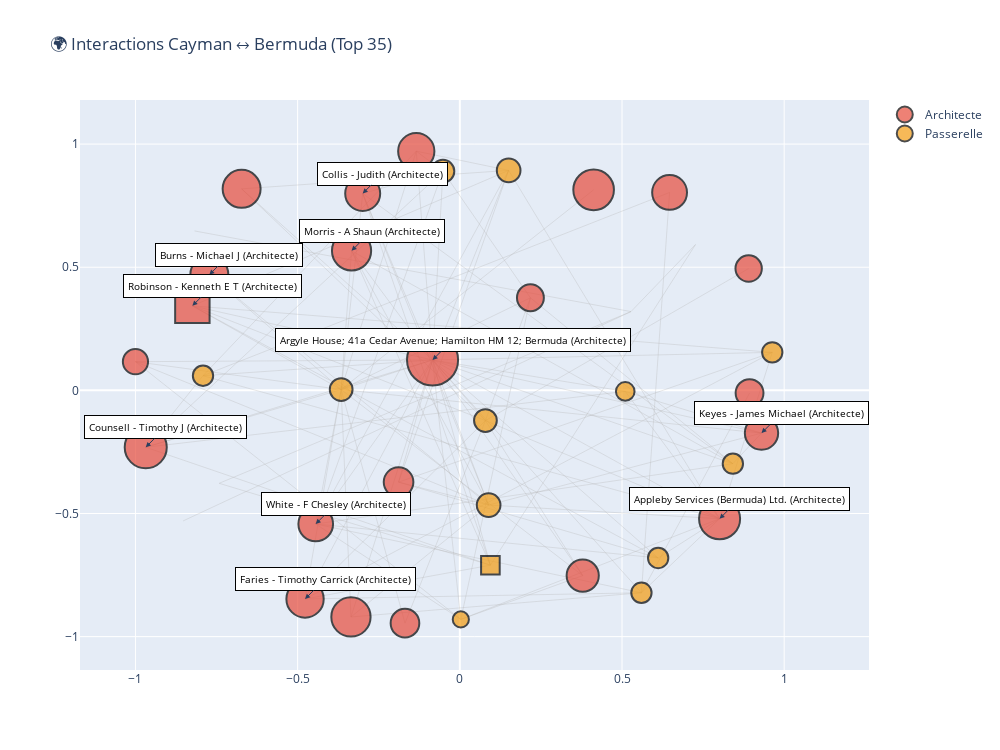

Notebook cell for this chart:
### Markdown cell above
ENTITÉS CAYMAN vs HUB BERMUDA

### Code cell
import networkx as nx
import plotly.graph_objects as go
import numpy as np

# =====================================================
# 1️⃣ Filtrer nœuds Cayman
# =====================================================
cayman_df = df[df['jurisdiction_description'].str.contains('Cayman', na=False)].copy()
cayman_ids = set(cayman_df['id'])

# Inclure les hubs principaux (Top 35 Architectes & Passerelles)
hub_ids = set(top35[top35['typologie'].isin(['Architecte','Passerelle'])]['id'])
G_cayman = G.subgraph(cayman_ids.union(hub_ids)).copy()

print(f"Graphe Cayman ↔ Bermuda : {len(G_cayman.nodes())} nœuds, {len(G_cayman.edges())} arêtes")

# =====================================================
# 2️⃣ Layout
# =====================================================
pos_cayman = nx.spring_layout(G_cayman, k=2, iterations=50, seed=42)

# =====================================================
# 3️⃣ Arêtes
# =====================================================
edge_x, edge_y = [], []
for u, v in G_cayman.edges():
    x0, y0 = pos_cayman[u]
    x1, y1 = pos_cayman[v]
    edge_x.extend([x0, x1, None])
    edge_y.extend([y0, y1, None])

edge_trace = go.Scatter(
    x=edge_x, y=edge_y,
    line=dict(width=0.8,color='rgba(180,180,180,0.4)'),
    hoverinfo='none',
    mode='lines',
    showlegend=False
)

# =====================================================
# 4️⃣ Nœuds avec forme selon Cayman / Bermuda
# =====================================================
node_traces = []
for typ in ['Architecte','Passerelle','Satellite','Intermédiaire secondaire']:
    subset = top35[top35['typologie']==typ]
    subset = subset[subset['id'].isin(G_cayman.nodes())]
    if subset.empty:
        continue
    node_x, node_y, sizes, colors, symbols, hover_texts = [], [], [], [], [], []
    for _, row in subset.iterrows():
        nid = row['id']
        x, y = pos_cayman[nid]
        node_x.append(x)
        node_y.append(y)
        sizes.append(12 + np.log1p(row['degree'])*6)
        colors.append(TYPO_COLORS.get(row['typologie'],"#7f8c8d"))
        # Différencier Cayman et Bermuda par la forme
        symbols.append('square' if 'Cayman' in row['jurisdiction_description'] else 'circle')
        hover_texts.append(
            f"<b>{row['name']}</b><br>Type: {row['node_type']}<br>"
            f"Typologie: {row['typologie']}<br>Pays: {row['jurisdiction_description']}<br>"
            f"Degré: {row['degree']} | Betweenness: {row['betweenness']:.4f}"
        )
    node_traces.append(go.Scatter(
        x=node_x, y=node_y,
        mode='markers',
        marker=dict(size=sizes, color=colors, symbol=symbols, line=dict(width=2,color='#000')),
        text=hover_texts,
        hoverinfo='text',
        name=typ
    ))

# =====================================================
# 5️⃣ Figure
# =====================================================
fig_cayman = go.Figure(data=[edge_trace]+node_traces)
fig_cayman.update_layout(
    title="🌍 Interactions Cayman ↔ Bermuda (Top 35)",
    width=1000, height=750, showlegend=True
)

# =====================================================
# 6️⃣ Ajouter annotations pour les top nodes avec fond blanc
# =====================================================
top_nodes = top35[top35['id'].isin(G_cayman.nodes())].nlargest(10, 'betweenness')
annotations = []
for _, row in top_nodes.iterrows():
    nid = row['id']
    x, y = pos_cayman[nid]
    annotations.append(dict(
        x=x,
        y=y,
        xref="x",
        yref="y",
        text=f"{row['name']} ({row['typologie']})",
        showarrow=True,
        arrowhead=2,
        ax=20,
        ay=-20,
        font=dict(size=10, color="#000"),
        bgcolor="white",       # fond blanc
        bordercolor="#000",    # contour noir
        borderwidth=1,
        borderpad=4
    ))

fig_cayman.update_layout(annotations=annotations)

fig_cayman.show()

### Figure 1 — Plotly figure (JSON) as saved in the notebook; plotly's stock layout.template omitted (floating-point values rounded to 4 significant figures; data arrays with more than 128 entries replaced by an {"elided": "..."} marker saying what was removed)
{"data": [{"hoverinfo": "none", "line": {"color": "rgba(180,180,180,0.4)", "width": 0.8}, "mode": "lines", "showlegend": false, "type": "scatter", "x": {"elided": "330 float values"}, "y": {"elided": "330 float values"}}, {"hoverinfo": "text", "marker": {"color": ["#e74c3c", "#e74c3c", "#e74c3c", "#e74c3c", "#e74c3c", "#e74c3c", "#e74c3c", "#e74c3c", "#e74c3c", "#e74c3c", "#e74c3c", "#e74c3c", "#e74c3c", "#e74c3c", "#e74c3c", "#e74c3c", "#e74c3c", "#e74c3c", "#e74c3c", "#e74c3c", "#e74c3c", "#e74c3c"], "line": {"color": "#000", "width": 2}, "size": [51.07, 41.07, 37.98, 37.32, 42.06, 34.71, 34.43, 34.97, 39.2, 33.33, 36.26, 39.26, 37.98, 32.2, 34.84, 26.91, 29.67, 27.83, 28.64, 25.18, 26.39, 40.62], "symbol": ["circle", "circle", "circle", "circle", "circle", "circle", "square", "circle", "circle", "circle", "circle", "circle", "circle", "circle", "circle", "circle", "circle", "circle", "circle", "circle", "circle", "circle"]}, "mode": "markers", "name": "Architecte", "text": ["<b>Argyle House; 41a Cedar Avenue; Hamilton HM 12; Bermuda</b><br>Type: Address<br>Typologie: Architecte<br>Pays: Bermuda<br>Degré: 672.0 | Betweenness: 41287.1221", "<b>Appleby Services (Bermuda) Ltd.</b><br>Type: Intermediary<br>Typologie: Architecte<br>Pays: Bermuda<br>Degré: 126.0 | Betweenness: 41032.3032", "<b>Burns - Michael J</b><br>Type: Officer<br>Typologie: Architecte<br>Pays: Bermuda;British Virgin Islands;Canada<br>Degré: 75.0 | Betweenness: 12041.2640", "<b>Faries - Timothy Carrick</b><br>Type: Officer<br>Typologie: Architecte<br>Pays: Bermuda;United Kingdom<br>Degré: 67.0 | Betweenness: 11718.0105", "<b>Counsell - Timothy J</b><br>Type: Officer<br>Typologie: Architecte<br>Pays: Bermuda;United Kingdom;United States<br>Degré: 149.0 | Betweenness: 11427.1052", "<b>White - F Chesley</b><br>Type: Officer<br>Typologie: Architecte<br>Pays: Bermuda;United Kingdom<br>Degré: 43.0 | Betweenness: 9010.6996", "<b>Robinson - Kenneth E T</b><br>Type: Officer<br>Typologie: Architecte<br>Pays: Bermuda;Cayman Islands;United Kingdom;United States<br>Degré: 41.0 | Betweenness: 7701.7083", "<b>Collis - Judith</b><br>Type: Officer<br>Typologie: Architecte<br>Pays: Bermuda;United Kingdom<br>Degré: 45.0 | Betweenness: 7242.3661", "<b>Morris - A Shaun</b><br>Type: Officer<br>Typologie: Architecte<br>Pays: Bermuda;United Kingdom;United States<br>Degré: 92.0 | Betweenness: 5671.0577", "<b>Keyes - James Michael</b><br>Type: Officer<br>Typologie: Architecte<br>Pays: Bermuda;United Kingdom<br>Degré: 34.0 | Betweenness: 5038.2278", "<b>Jones - Michael</b><br>Type: Officer<br>Typologie: Architecte<br>Pays: Bermuda;United Kingdom;United States<br>Degré: 56.0 | Betweenness: 4991.1263", "<b>Lines - David R</b><br>Type: Officer<br>Typologie: Architecte<br>Pays: Australia;Bermuda;United States<br>Degré: 93.0 | Betweenness: 4730.3378", "<b>Bossin - Alan Irving</b><br>Type: Officer<br>Typologie: Architecte<br>Pays: Bermuda;Canada<br>Degré: 75.0 | Betweenness: 4425.2341", "<b>Adderley - Donald Bradfield</b><br>Type: Officer<br>Typologie: Architecte<br>Pays: Bermuda;United Kingdom<br>Degré: 28.0 | Betweenness: 3483.0851", "<b>KPMG - Bermuda</b><br>Type: Officer<br>Typologie: Architecte<br>Pays: Bermuda<br>Degré: 44.0 | Betweenness: 3172.1373", "<b>Bubenzer - Peter - Bermuda</b><br>Type: Officer<br>Typologie: Architecte<br>Pays: Bermuda;United Kingdom<br>Degré: 11.0 | Betweenness: 3169.6760", "<b>Richardson-Augustus - Tammy L</b><br>Type: Officer<br>Typologie: Architecte<br>Pays: Bermuda;United Kingdom;United States<br>Degré: 18.0 | Betweenness: 2803.9541", "<b>Deloitte & Touche Ltd. - Bermuda</b><br>Type: Officer<br>Typologie: Architecte<br>Pays: Bermuda<br>Degré: 13.0 | Betweenness: 2737.4716", "<b>Cabral - Warren Wilton</b><br>Type: Officer<br>Typologie: Architecte<br>Pays: Bermuda;Switzerland;United Kingdom<br>Degré: 15.0 | Betweenness: 2665.5272", "<b>Spurling - Richard D</b><br>Type: Officer<br>Typologie: Architecte<br>Pays: Bermuda<br>Degré: 8.0 | Betweenness: 2610.2712", "<b>PricewaterhouseCoopers - Bermuda</b><br>Type: Officer<br>Typologie: Architecte<br>Pays: Bermuda<br>Degré: 10.0 | Betweenness: 2389.6500", "<b>Ernst & Young Ltd.</b><br>Type: Officer<br>Typologie: Architecte<br>Pays: Bermuda<br>Degré: 117.0 | Betweenness: 1378.8315"], "type": "scatter", "x": [-0.08408, 0.8008, -0.7722, -0.4772, -0.9683, -0.4443, -0.8245, -0.2994, -0.3338, 0.9301, -0.1343, -0.3357, -0.6727, 0.3789, 0.6467, 0.2177, -0.1888, 0.8932, -0.1691, -1, 0.8905, 0.4125], "y": [0.1235, -0.5212, 0.4696, -0.847, -0.231, -0.5426, 0.3431, 0.7994, 0.5667, -0.1736, 0.9713, -0.9201, 0.8183, -0.7521, 0.8037, 0.3758, -0.3725, -0.01101, -0.9453, 0.1165, 0.4947, 0.8143]}, {"hoverinfo": "text", "marker": {"color": ["#f39c12", "#f39c12", "#f39c12", "#f39c12", "#f39c12", "#f39c12", "#f39c12", "#f39c12", "#f39c12", "#f39c12", "#f39c12", "#f39c12", "#f39c12"], "line": {"color": "#000", "width": 2}, "size": [23.68, 18.59, 22.75, 22.75, 20.32, 18.59, 20.32, 20.32, 23.68, 16.16, 20.32, 22.75, 20.32], "symbol": ["circle", "circle", "circle", "circle", "circle", "square", "circle", "circle", "circle", "circle", "circle", "circle", "circle"]}, "mode": "markers", "name": "Passerelle", "text": ["<b>CORONA LTD.</b><br>Type: Entity<br>Typologie: Passerelle<br>Pays: Bermuda<br>Degré: 6.0 | Betweenness: 1875.5201", "<b>Kowo Limited</b><br>Type: Entity<br>Typologie: Passerelle<br>Pays: Bermuda<br>Degré: 2.0 | Betweenness: 1674.1062", "<b>LION CORPORATION LIMITED</b><br>Type: Entity<br>Typologie: Passerelle<br>Pays: Bermuda<br>Degré: 5.0 | Betweenness: 1542.3517", "<b>Olivewood Limited</b><br>Type: Entity<br>Typologie: Passerelle<br>Pays: Bermuda<br>Degré: 5.0 | Betweenness: 1445.4651", "<b>SOLVEST, LTD.</b><br>Type: Entity<br>Typologie: Passerelle<br>Pays: Bermuda<br>Degré: 3.0 | Betweenness: 1428.2721", "<b>Aberystwyth Limited</b><br>Type: Entity<br>Typologie: Passerelle<br>Pays: Cayman Islands<br>Degré: 2.0 | Betweenness: 1356.7657", "<b>WOODBRIDGE COMPANY LIMITED</b><br>Type: Entity<br>Typologie: Passerelle<br>Pays: Bermuda<br>Degré: 3.0 | Betweenness: 827.2414", "<b>KINGSTON ASSOCIATES, LTD.</b><br>Type: Entity<br>Typologie: Passerelle<br>Pays: Bermuda<br>Degré: 3.0 | Betweenness: 802.8221", "<b>Tholu Limited</b><br>Type: Entity<br>Typologie: Passerelle<br>Pays: Bermuda<br>Degré: 6.0 | Betweenness: 710.7070", "<b>A.A. LTD.</b><br>Type: Entity<br>Typologie: Passerelle<br>Pays: Bermuda<br>Degré: 1.0 | Betweenness: 672.1040", "<b>THL Ltd.</b><br>Type: Entity<br>Typologie: Passerelle<br>Pays: Bermuda<br>Degré: 3.0 | Betweenness: 665.7568", "<b>Pure Products Limited</b><br>Type: Entity<br>Typologie: Passerelle<br>Pays: Bermuda<br>Degré: 5.0 | Betweenness: 647.7961", "<b>Children's Hospital Integrated Risk Protective Limited</b><br>Type: Entity<br>Typologie: Passerelle<br>Pays: Bermuda<br>Degré: 3.0 | Betweenness: 637.8345"], "type": "scatter", "x": [0.1506, 0.51, 0.07896, -0.3658, 0.9633, 0.09428, 0.8418, 0.6115, 0.08883, 0.003087, -0.7917, -0.05209, 0.5599], "y": [0.8933, -0.004211, -0.1228, 0.003309, 0.1544, -0.7099, -0.2978, -0.6806, -0.4657, -0.93, 0.05946, 0.8898, -0.8219]}], "layout": {"annotations": [{"arrowhead": 2, "ax": 20, "ay": -20, "bgcolor": "white", "bordercolor": "#000", "borderpad": 4, "borderwidth": 1, "font": {"color": "#000", "size": 10}, "showarrow": true, "text": "Argyle House; 41a Cedar Avenue; Hamilton HM 12; Bermuda (Architecte)", "x": -0.08408, "xref": "x", "y": 0.1235, "yref": "y"}, {"arrowhead": 2, "ax": 20, "ay": -20, "bgcolor": "white", "bordercolor": "#000", "borderpad": 4, "borderwidth": 1, "font": {"color": "#000", "size": 10}, "showarrow": true, "text": "Appleby Services (Bermuda) Ltd. (Architecte)", "x": 0.8008, "xref": "x", "y": -0.5212, "yref": "y"}, {"arrowhead": 2, "ax": 20, "ay": -20, "bgcolor": "white", "bordercolor": "#000", "borderpad": 4, "borderwidth": 1, "font": {"color": "#000", "size": 10}, "showarrow": true, "text": "Burns - Michael J (Architecte)", "x": -0.7722, "xref": "x", "y": 0.4696, "yref": "y"}, {"arrowhead": 2, "ax": 20, "ay": -20, "bgcolor": "white", "bordercolor": "#000", "borderpad": 4, "borderwidth": 1, "font": {"color": "#000", "size": 10}, "showarrow": true, "text": "Faries - Timothy Carrick (Architecte)", "x": -0.4772, "xref": "x", "y": -0.847, "yref": "y"}, {"arrowhead": 2, "ax": 20, "ay": -20, "bgcolor": "white", "bordercolor": "#000", "borderpad": 4, "borderwidth": 1, "font": {"color": "#000", "size": 10}, "showarrow": true, "text": "Counsell - Timothy J (Architecte)", "x": -0.9683, "xref": "x", "y": -0.231, "yref": "y"}, {"arrowhead": 2, "ax": 20, "ay": -20, "bgcolor": "white", "bordercolor": "#000", "borderpad": 4, "borderwidth": 1, "font": {"color": "#000", "size": 10}, "showarrow": true, "text": "White - F Chesley (Architecte)", "x": -0.4443, "xref": "x", "y": -0.5426, "yref": "y"}, {"arrowhead": 2, "ax": 20, "ay": -20, "bgcolor": "white", "bordercolor": "#000", "borderpad": 4, "borderwidth": 1, "font": {"color": "#000", "size": 10}, "showarrow": true, "text": "Robinson - Kenneth E T (Architecte)", "x": -0.8245, "xref": "x", "y": 0.3431, "yref": "y"}, {"arrowhead": 2, "ax": 20, "ay": -20, "bgcolor": "white", "bordercolor": "#000", "borderpad": 4, "borderwidth": 1, "font": {"color": "#000", "size": 10}, "showarrow": true, "text": "Collis - Judith (Architecte)", "x": -0.2994, "xref": "x", "y": 0.7994, "yref": "y"}, {"arrowhead": 2, "ax": 20, "ay": -20, "bgcolor": "white", "bordercolor": "#000", "borderpad": 4, "borderwidth": 1, "font": {"color": "#000", "size": 10}, "showarrow": true, "text": "Morris - A Shaun (Architecte)", "x": -0.3338, "xref": "x", "y": 0.5667, "yref": "y"}, {"arrowhead": 2, "ax": 20, "ay": -20, "bgcolor": "white", "bordercolor": "#000", "borderpad": 4, "borderwidth": 1, "font": {"color": "#000", "size": 10}, "showarrow": true, "text": "Keyes - James Michael (Architecte)", "x": 0.9301, "xref": "x", "y": -0.1736, "yref": "y"}], "height": 750, "showlegend": true, "title": {"text": "🌍 Interactions Cayman ↔ Bermuda (Top 35)"}, "width": 1000}}
